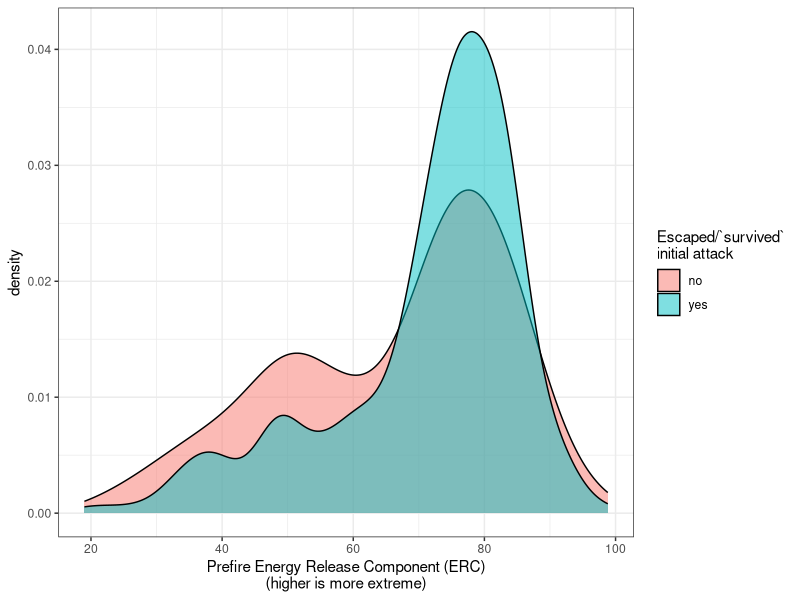

Generate this figure with R: (Note: this script raises an error after producing the figure.)
# Load libraries
library(tidyverse)
library(sf)
library(cowplot)

fires <- read_csv("data/data_output/merged-data-and-derived-variables.csv")

ia <-
  fires %>% 
  dplyr::filter(objective == "suppression") %>% 
  dplyr::filter(prop_ypmc > 0.5)


selection_on_event_size <-
  ggplot(ia %>% dplyr::mutate(survived_ia = ifelse(survived_ia == 1, yes = "yes", no = "no")), aes(x = log(fire_area_m2 / 10000), fill = survived_ia)) +
  geom_density(alpha = 0.5) +
  # geom_histogram(alpha = 0.5, bins = 100) +
  labs(x = expression(Fire ~ area ~ (log[10] ~ hectares)),
       fill = "Escaped/`survived`\ninitial attack") +
  theme_bw()

selection_on_prefire_ndvi <-
  ggplot(ia %>% dplyr::mutate(survived_ia = ifelse(survived_ia == 1, yes = "yes", no = "no")), aes(x = prefire_ndvi, fill = survived_ia)) +
  geom_density(alpha = 0.5) +
  # geom_histogram(alpha = 0.5, bins = 100) +
  labs(x = "Prefire NDVI\n(higher is more extreme)",
       fill = "Escaped/`survived`\ninitial attack") +
  theme_bw()

selection_on_fuel_heterogeneity <-
  ggplot(ia %>% dplyr::mutate(survived_ia = ifelse(survived_ia == 1, yes = "yes", no = "no")), aes(x = nbhd_sd_ndvi_1, fill = survived_ia)) +
  geom_density(alpha = 0.5) +
  # geom_histogram(alpha = 0.5, bins = 100) +
  labs(x = "Prefire NDVI heterogeneity\n(lower is more extreme)",
       fill = "Escaped/`survived`\ninitial attack") +
  theme_bw()

selection_on_erc <-
  ggplot(ia %>% dplyr::mutate(survived_ia = ifelse(survived_ia == 1, yes = "yes", no = "no")), aes(x = prefire_erc, fill = survived_ia)) +
  geom_density(alpha = 0.5) +
  # geom_histogram(alpha = 0.5, bins = 100) +
  labs(x = "Prefire Energy Release Component (ERC)\n(higher is more extreme)",
       fill = "Escaped/`survived`\ninitial attack") +
  theme_bw()

selection_on_erc

shared_legend = get_legend(selection_on_event_size)

selection_on_event_size + geom_density(data = fires_sdc %>% filter(objective == "wfu"), aes(x = log(fire_area_m2 / 10000)), inherit.aes = FALSE)
selection_on_prefire_ndvi + geom_density(data = fires_sdc %>% filter(objective == "wfu"), aes(x = prefire_ndvi), inherit.aes = FALSE)
selection_on_fuel_heterogeneity + geom_density(data = fires_sdc %>% filter(objective == "wfu"), aes(x = nbhd_sd_ndvi_1), inherit.aes = FALSE)
selection_on_erc + geom_density(data = fires_sdc %>% filter(objective == "wfu"), aes(x = prefire_erc), inherit.aes = FALSE)

panel_grid <- plot_grid(selection_on_event_size + theme(legend.position = "none"),
                        selection_on_prefire_ndvi + theme(legend.position = "none"),
                        selection_on_fuel_heterogeneity + theme(legend.position = "none"),
                        selection_on_erc + theme(legend.position = "none"),
                        nrow = 2, ncol = 2,
                        labels = LETTERS[1:4])

selection_panel_plot <- plot_grid(panel_grid, shared_legend, rel_widths = c(1, 0.1))
selection_panel_plot

ggsave(plot = selection_panel_plot, filename = "figures/selection-on-burning-conditions.pdf")
